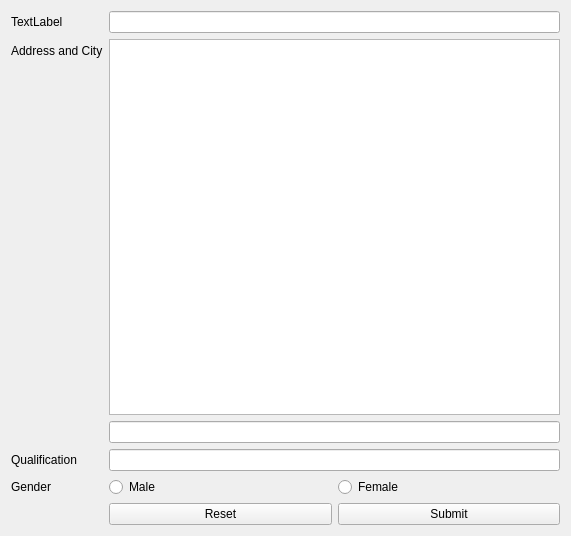
<?xml version="1.0" encoding="UTF-8"?>
<ui version="4.0">
 <class>Form</class>
 <widget class="QWidget" name="Form">
  <property name="geometry">
   <rect>
    <x>0</x>
    <y>0</y>
    <width>571</width>
    <height>536</height>
   </rect>
  </property>
  <property name="windowTitle">
   <string>Form</string>
  </property>
  <layout class="QFormLayout" name="formLayout">
   <item row="0" column="0">
    <widget class="QLabel" name="label">
     <property name="text">
      <string>TextLabel</string>
     </property>
    </widget>
   </item>
   <item row="0" column="1">
    <widget class="QLineEdit" name="lineEdit"/>
   </item>
   <item row="1" column="0">
    <widget class="QLabel" name="label_2">
     <property name="text">
      <string>Address and City</string>
     </property>
    </widget>
   </item>
   <item row="1" column="1">
    <layout class="QVBoxLayout" name="verticalLayout">
     <item>
      <widget class="QTextEdit" name="textEdit"/>
     </item>
     <item>
      <widget class="QLineEdit" name="lineEdit_3"/>
     </item>
    </layout>
   </item>
   <item row="2" column="0">
    <widget class="QLabel" name="label_3">
     <property name="text">
      <string>Qualification</string>
     </property>
    </widget>
   </item>
   <item row="2" column="1">
    <widget class="QLineEdit" name="lineEdit_2"/>
   </item>
   <item row="3" column="0">
    <widget class="QLabel" name="label_4">
     <property name="text">
      <string>Gender</string>
     </property>
    </widget>
   </item>
   <item row="3" column="1">
    <layout class="QHBoxLayout" name="horizontalLayout">
     <item>
      <widget class="QRadioButton" name="radioButton_2">
       <property name="text">
        <string>Male</string>
       </property>
      </widget>
     </item>
     <item>
      <widget class="QRadioButton" name="radioButton">
       <property name="text">
        <string>Female</string>
       </property>
      </widget>
     </item>
    </layout>
   </item>
   <item row="4" column="1">
    <layout class="QHBoxLayout" name="horizontalLayout_2">
     <item>
      <widget class="QPushButton" name="pushButton_2">
       <property name="text">
        <string>Reset</string>
       </property>
      </widget>
     </item>
     <item>
      <widget class="QPushButton" name="pushButton">
       <property name="text">
        <string>Submit</string>
       </property>
      </widget>
     </item>
    </layout>
   </item>
  </layout>
 </widget>
 <resources/>
 <connections/>
</ui>
